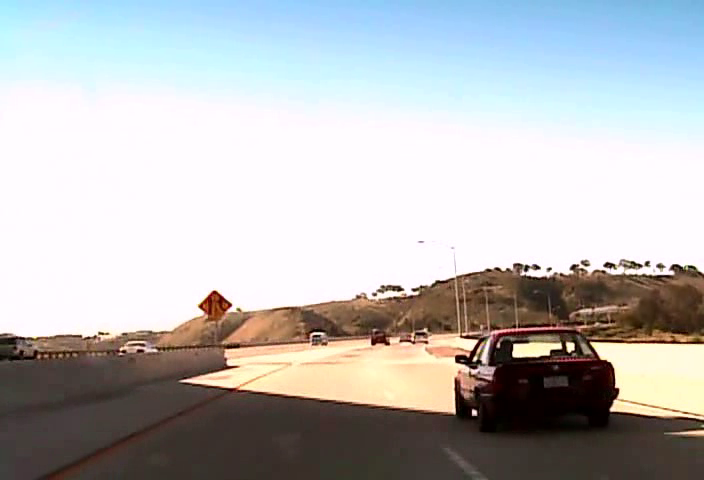
%> input picture code/addedLane_1323820177.avi_image1.png, 704 x 480 px
$ octave --eval "result = colorEnhance(imread('addedLane_1323820177.avi_image1.png'));"   (GNU Octave 9; MATLAB toolbox functions it lacks are replaced by stand-ins)
%> lines starting %> are read from the running program, lines starting %| are printed output that depends on the picture
function I_adapthisteq = colorEnhance(I)

srgb2lab = makecform('srgb2lab');
lab2srgb = makecform('lab2srgb');

I_lab = applycform(I, srgb2lab); % convert to L*a*b*
%> I_lab: size 480x704x3 uint8; mean of channels 1, 2, 3 187.8, 128.6, 128.5

% the values of luminosity can span a range from 0 to 100; scale them
% to [0 1] range (appropriate for MATLAB(R) intensity images of class double)
% before applying the three contrast enhancement techniques
max_luminosity = 10;
L = I_lab(:,:,1)/max_luminosity;
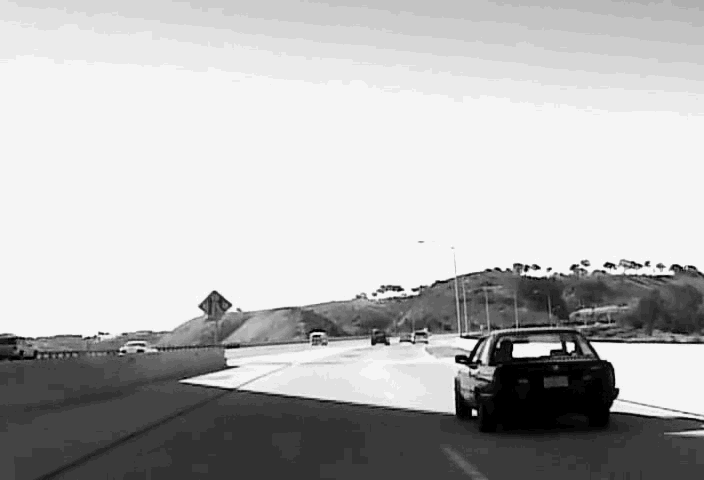
%> L: size 480x704 uint8; min 0, max 26, mean 18.7; drawn with min black and max white
% [10 lines of commented-out code are left out]

I_adapthisteq = I_lab;
I_adapthisteq(:,:,1) = adapthisteq(L)*max_luminosity;
%> I_adapthisteq: size 480x704x3 uint8; mean of channels 1, 2, 3 248.9, 128.6, 128.5
I_adapthisteq = applycform(I_adapthisteq, lab2srgb);
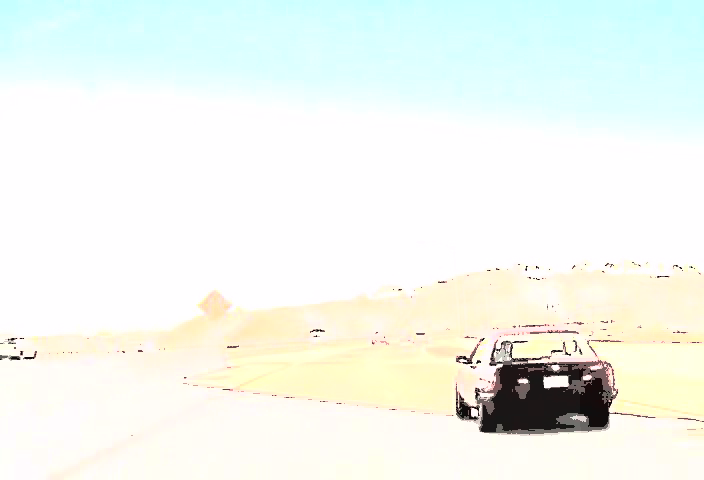
%> I_adapthisteq: size 480x704x3 uint8; mean R, G, B 241.4, 246.7, 240.1

% figure, imshow(I);
% title('Original');
%
% figure, imshow(I_imadjust);
% title('Imadjust');
%
% figure, imshow(I_histeq);
% title('Histeq');

figure, imshow(I_adapthisteq);
title('Adapthisteq');

end
